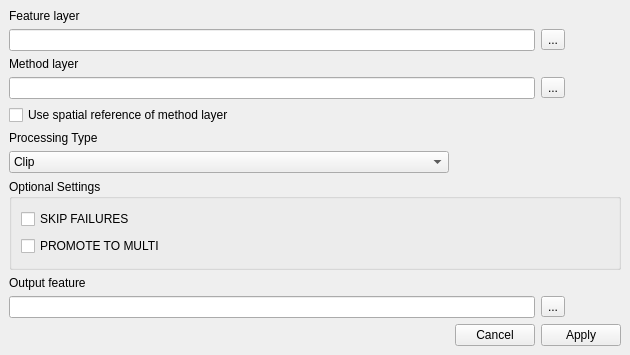
<?xml version="1.0" encoding="UTF-8"?>
<ui version="4.0">
 <class>GeoprocessingTools</class>
 <widget class="QMainWindow" name="GeoprocessingTools">
  <property name="geometry">
   <rect>
    <x>0</x>
    <y>0</y>
    <width>630</width>
    <height>355</height>
   </rect>
  </property>
  <property name="windowTitle">
   <string>Geoprocessing Tools</string>
  </property>
  <widget class="QWidget" name="centralwidget">
   <layout class="QVBoxLayout" name="verticalLayout">
    <item>
     <layout class="QGridLayout" name="mainGridLayout" rowstretch="0,1,0,1,0,0,0,2,0,0,0" columnstretch="0,0,0">
      <item row="1" column="2">
       <widget class="QToolButton" name="featureToolButton">
        <property name="text">
         <string>...</string>
        </property>
       </widget>
      </item>
      <item row="2" column="0">
       <widget class="QLabel" name="methodLayerLabel">
        <property name="text">
         <string>Method layer</string>
        </property>
       </widget>
      </item>
      <item row="1" column="0" colspan="2">
       <widget class="QLineEdit" name="featureLineEdit"/>
      </item>
      <item row="10" column="1">
       <widget class="QPushButton" name="cancelPushButton">
        <property name="text">
         <string>Cancel</string>
        </property>
       </widget>
      </item>
      <item row="10" column="0">
       <spacer name="horizontalSpacer">
        <property name="orientation">
         <enum>Qt::Horizontal</enum>
        </property>
        <property name="sizeHint" stdset="0">
         <size>
          <width>40</width>
          <height>20</height>
         </size>
        </property>
       </spacer>
      </item>
      <item row="8" column="0">
       <widget class="QLabel" name="outFeatureLabel">
        <property name="text">
         <string>Output feature</string>
        </property>
       </widget>
      </item>
      <item row="4" column="0" colspan="2">
       <widget class="QCheckBox" name="srCheckBox">
        <property name="text">
         <string>Use spatial reference of method layer</string>
        </property>
       </widget>
      </item>
      <item row="3" column="0" colspan="2">
       <widget class="QLineEdit" name="methodLayerLineEdit"/>
      </item>
      <item row="10" column="2">
       <widget class="QPushButton" name="applyPushButton">
        <property name="text">
         <string>Apply</string>
        </property>
       </widget>
      </item>
      <item row="9" column="0" colspan="2">
       <widget class="QLineEdit" name="outFeatureLineEdit"/>
      </item>
      <item row="9" column="2">
       <widget class="QToolButton" name="outFeatureToolButton">
        <property name="text">
         <string>...</string>
        </property>
       </widget>
      </item>
      <item row="0" column="0">
       <widget class="QLabel" name="featureLayerLabel">
        <property name="text">
         <string>Feature layer</string>
        </property>
       </widget>
      </item>
      <item row="3" column="2">
       <widget class="QToolButton" name="methodLayerToolButton">
        <property name="text">
         <string>...</string>
        </property>
       </widget>
      </item>
      <item row="6" column="0">
       <widget class="QComboBox" name="processingComboBox">
        <item>
         <property name="text">
          <string>Clip </string>
         </property>
        </item>
        <item>
         <property name="text">
          <string>Erase</string>
         </property>
        </item>
        <item>
         <property name="text">
          <string>Intersect</string>
         </property>
        </item>
        <item>
         <property name="text">
          <string>Symmetrical Difference</string>
         </property>
        </item>
        <item>
         <property name="text">
          <string>Union</string>
         </property>
        </item>
       </widget>
      </item>
      <item row="5" column="0">
       <widget class="QLabel" name="processingTypeLabel">
        <property name="text">
         <string>Processing Type</string>
        </property>
       </widget>
      </item>
      <item row="7" column="0" colspan="3">
       <widget class="QGroupBox" name="optionalSettingsGroupBox">
        <property name="title">
         <string>Optional Settings</string>
        </property>
        <layout class="QHBoxLayout" name="horizontalLayout">
         <item>
          <layout class="QGridLayout" name="optionalSettingsGroupBoxGridLayout">
           <item row="0" column="0">
            <widget class="QCheckBox" name="skipFailuresCheckBox">
             <property name="toolTip">
              <string>SKIP_FAILURES=YES/NO. Set it to YES to go on, even when a feature
could not be inserted or a GEOS call failed.</string>
             </property>
             <property name="text">
              <string>SKIP FAILURES</string>
             </property>
            </widget>
           </item>
           <item row="1" column="0">
            <widget class="QCheckBox" name="promoteToMultiCheckBox">
             <property name="toolTip">
              <string>PROMOTE_TO_MULTI=YES/NO. Set it to YES to convert Polygons into
MultiPolygons, or LineStrings to MultiLineStrings.</string>
             </property>
             <property name="text">
              <string>PROMOTE TO MULTI</string>
             </property>
            </widget>
           </item>
          </layout>
         </item>
        </layout>
       </widget>
      </item>
     </layout>
    </item>
   </layout>
  </widget>
  <widget class="QMenuBar" name="menubar">
   <property name="geometry">
    <rect>
     <x>0</x>
     <y>0</y>
     <width>630</width>
     <height>22</height>
    </rect>
   </property>
  </widget>
 </widget>
 <tabstops>
  <tabstop>featureLineEdit</tabstop>
  <tabstop>featureToolButton</tabstop>
  <tabstop>methodLayerLineEdit</tabstop>
  <tabstop>methodLayerToolButton</tabstop>
  <tabstop>srCheckBox</tabstop>
  <tabstop>processingComboBox</tabstop>
  <tabstop>skipFailuresCheckBox</tabstop>
  <tabstop>promoteToMultiCheckBox</tabstop>
  <tabstop>outFeatureLineEdit</tabstop>
  <tabstop>outFeatureToolButton</tabstop>
  <tabstop>cancelPushButton</tabstop>
  <tabstop>applyPushButton</tabstop>
 </tabstops>
 <resources/>
 <connections/>
</ui>
